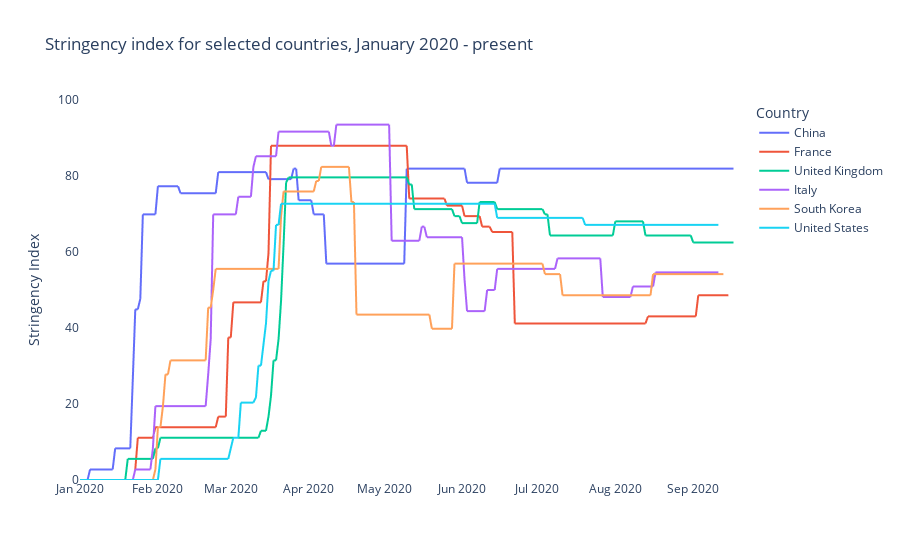

The notebook cell this image was saved under:
### Code cell
# Make a list of countries to display in the line plot
outbreak_countries = ['China', 'South Korea', 'United States', 'France', 'United Kingdom', 'Italy']
asean6 = ['Indonesia', 'Malaysia', 'Philippines', 'Singapore', 'Thailand', 'Vietnam']
herd_1 = ['Italy', 'Albania', 'Denmark', 'Norway', 'Spain', 'Slovenia', 'Turkey', 'Germany', 'United Kingdom']
herd_2 = ['Malaysia', 'Australia', 'Vietnam', 'Singapore']
herd_3 = ['Paraguay', 'Peru', 'Bolivia', 'Brazil', 'Argentina', 'Mexico']
herd_4 = ['Iraq', 'Saudi Arabia', 'Lebanon', 'Iran', 'Yemen']
herd_5 = ['India', 'Nepal']
# Create an interactive line plot
fig = px.line(df_str[df_str['CountryName'].isin(outbreak_countries)], 
              x='Date', y='StringencyIndex',
              color='CountryName',
#              animation_frame='date',
#              animation_group='country',
              range_y=[0, 100],
              title='Stringency index for selected countries, January 2020 - present',
              template='plotly_white')
fig.update_layout({'xaxis': {'title': '',
                            'showgrid': False},
                   'yaxis': {'title': 'Stringency Index',
                             'showgrid': False,
                             'zeroline': False},
                   'legend': {'title': 'Country'}})
# fig['layout'].pop('updatemenus')
fig.show()

### Figure 1 — Plotly figure (JSON) as saved in the notebook; plotly's stock layout.template omitted (floating-point values rounded to 4 significant figures; data arrays with more than 128 entries replaced by an {"elided": "..."} marker saying what was removed)
{"data": [{"hovertemplate": "CountryName=China<br>Date=%{x}<br>StringencyIndex=%{y}<extra></extra>", "legendgroup": "China", "line": {"color": "#636efa", "dash": "solid"}, "mode": "lines", "name": "China", "showlegend": true, "type": "scattergl", "x": {"elided": "264 str values"}, "xaxis": "x", "y": {"elided": "264 float values"}, "yaxis": "y"}, {"hovertemplate": "CountryName=France<br>Date=%{x}<br>StringencyIndex=%{y}<extra></extra>", "legendgroup": "France", "line": {"color": "#EF553B", "dash": "solid"}, "mode": "lines", "name": "France", "showlegend": true, "type": "scattergl", "x": {"elided": "264 str values"}, "xaxis": "x", "y": {"elided": "264 float values"}, "yaxis": "y"}, {"hovertemplate": "CountryName=United Kingdom<br>Date=%{x}<br>StringencyIndex=%{y}<extra></extra>", "legendgroup": "United Kingdom", "line": {"color": "#00cc96", "dash": "solid"}, "mode": "lines", "name": "United Kingdom", "showlegend": true, "type": "scattergl", "x": {"elided": "264 str values"}, "xaxis": "x", "y": {"elided": "264 float values"}, "yaxis": "y"}, {"hovertemplate": "CountryName=Italy<br>Date=%{x}<br>StringencyIndex=%{y}<extra></extra>", "legendgroup": "Italy", "line": {"color": "#ab63fa", "dash": "solid"}, "mode": "lines", "name": "Italy", "showlegend": true, "type": "scattergl", "x": {"elided": "264 str values"}, "xaxis": "x", "y": {"elided": "264 float values"}, "yaxis": "y"}, {"hovertemplate": "CountryName=South Korea<br>Date=%{x}<br>StringencyIndex=%{y}<extra></extra>", "legendgroup": "South Korea", "line": {"color": "#FFA15A", "dash": "solid"}, "mode": "lines", "name": "South Korea", "showlegend": true, "type": "scattergl", "x": {"elided": "264 str values"}, "xaxis": "x", "y": {"elided": "264 float values"}, "yaxis": "y"}, {"hovertemplate": "CountryName=United States<br>Date=%{x}<br>StringencyIndex=%{y}<extra></extra>", "legendgroup": "United States", "line": {"color": "#19d3f3", "dash": "solid"}, "mode": "lines", "name": "United States", "showlegend": true, "type": "scattergl", "x": {"elided": "264 str values"}, "xaxis": "x", "y": {"elided": "264 float values"}, "yaxis": "y"}], "layout": {"legend": {"title": {"text": "Country"}, "tracegroupgap": 0}, "title": {"text": "Stringency index for selected countries, January 2020 - present"}, "xaxis": {"anchor": "y", "domain": [0, 1], "showgrid": false, "title": {"text": ""}}, "yaxis": {"anchor": "x", "domain": [0, 1], "range": [0, 100], "showgrid": false, "title": {"text": "Stringency Index"}, "zeroline": false}}}
